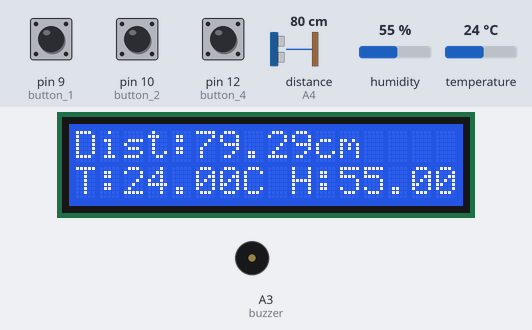
Recording of a sketch running on a simulated Arduino Uno, built with avr-gcc and run on an emulated ATmega328P. On the bench: 16×2 character LCD, buzzer (waves = sounding, pin HIGH). The inputs (shaded band) are chosen by the test bench; at power-on: pin 9 (button_1) LOW, pin 12 (button_4) LOW, distance to the obstacle (sensor on A4) 80 cm, pin 10 (button_2) LOW, humidity 55 %, temperature 24 °C. The echo pulse lasts 58.3 µs per cm; pins used as bus, display or sensor lines are not drawn; what the sketch prints to the serial monitor is not drawn.

Above: at 19.3 s.
19.4 s: pin 9 (button_1) pulled HIGH for 0.15 s
At 20.6 s:
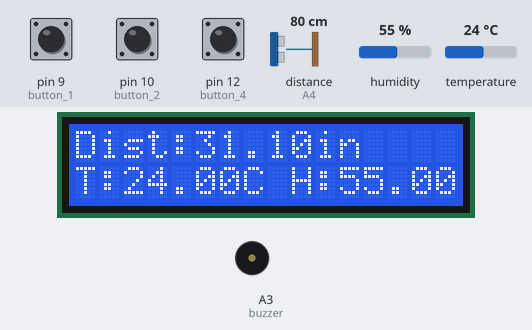
21.0 s: pin 12 (button_4) pulled HIGH for 0.15 s
At 21.8 s:
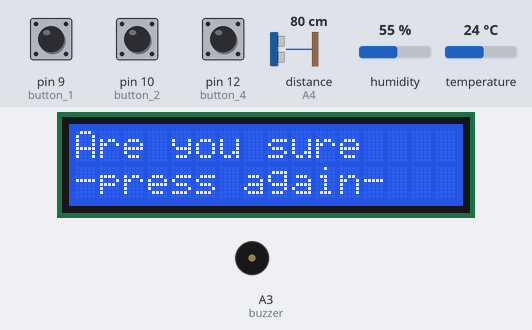
24.1 s: distance to the obstacle (sensor on A4) set to 35 cm
At 26.4 s:
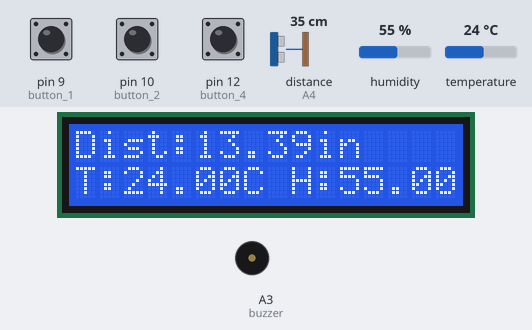
27.1 s: pin 10 (button_2) pulled HIGH for 0.15 s
28.7 s: pin 9 (button_1) pulled HIGH for 1 s
At 30.9 s:
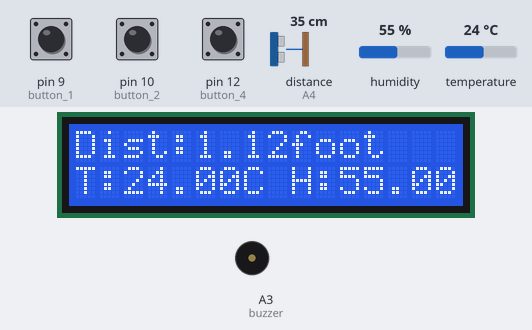
31.2 s: distance to the obstacle (sensor on A4) set to 9 cm
At 32.4 s:
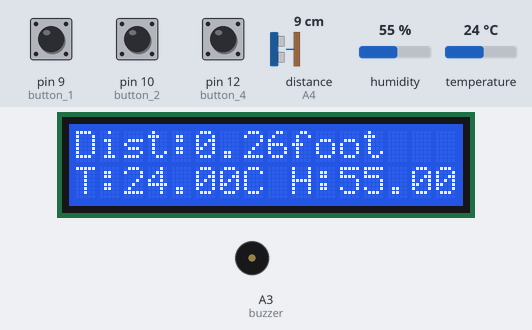
Timing chart, 0 to 34.2 s (numbered marks = the images above; inputs shaded):
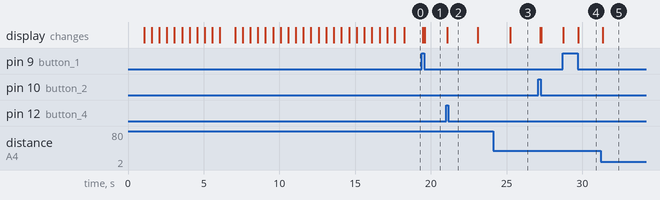

Measured:
- after the input at 19.4 s, the display: first changes after 0.06 s (image 1 shows a later state)
- after the input at 21.0 s, the display: changes after 0.09 s (image 2)
- after the input at 24.1 s, the display: changes after 1.1 s (image 3)
- after the input at 28.7 s, the display: first changes at once (image 4 shows a later state)
- after the input at 31.2 s, the display: changes after 0.14 s (image 5)

The sketch:

my_project_1.ino
```cpp
#include <LiquidCrystal.h>
#include <dht.h>

dht DHT;


const int rs = 3, en = 8, d4 = 4, d5 = 5, d6 = 6, d7 = 7;
LiquidCrystal lcd(rs, en, d4, d5, d6, d7);
#define trigPin A5 // define TrigPin
#define echoPin A4 // define EchoPin.
#define MAX_DISTANCE 250
#define DHT11_PIN 11

int button_1 =9;
int button_2 =10;
int range = 0;
int mode =0;
float calculate ;
int buzzer = A3;


int button_4 =12;


float timeOut = MAX_DISTANCE * 60;
int soundVelocity = 340;
float Distance_sonar;


float getSonar() {
  unsigned long pingTime;
  float distance;
  digitalWrite(trigPin, HIGH);
  delayMicroseconds(10);
  digitalWrite(trigPin, LOW);
  pingTime = pulseIn(echoPin, HIGH, timeOut);
  distance = (float)pingTime * soundVelocity / 2 / 10000;
  return distance;
}

void intro(){
   lcd.clear();
   lcd.setCursor(1, 0);
   lcd.write("Distance/termo");
   lcd.setCursor(3, 1);
   lcd.write("Measurer");
   delay(1000);
   for (int j = 0;j!=10;j++){
    lcd.scrollDisplayRight();
    delay(500);
    }
     lcd.clear();
      lcd.setCursor(6, 0);
     lcd.write("By");
     lcd.setCursor(0, 1);
     lcd.write("Ravi Ketan Raj");
     delay(1000);
     for (int j = 0;j!=10;j++){
          lcd.scrollDisplayRight();
          delay(500);
    }
    lcd.clear();
    lcd.setCursor(2, 0);
    for(int j=0;j!=4;j++){
      lcd.clear();
       lcd.setCursor(2, 0);
      lcd.write("Loding...");
      delay(500);
      lcd.clear();
       lcd.setCursor(2, 0);
      lcd.write("Loding..");
      delay(500);
      lcd.clear();
       lcd.setCursor(2, 0);
      lcd.write("Loding.");
      delay(500);
    }


  }
  void temp_humid (){
    int chk = DHT.read11(DHT11_PIN);
       lcd.setCursor(0, 1);
       lcd.print("T:");
       lcd.setCursor(2, 1);
       if (DHT.temperature == -999&DHT.humidity == -999){
         lcd.setCursor(0, 1);
       lcd.print("Sensor not found");
        }else{
       lcd.print(DHT.temperature);
       lcd.setCursor(7, 1);
       lcd.print("C");
        lcd.setCursor(9, 1);
       lcd.print("H:");
       lcd.setCursor(11, 1);
       lcd.print(DHT.humidity);}

    }


void setup() {
  // set up the LCD's number of columns and rows:
  lcd.begin(16, 2);


  pinMode(trigPin,OUTPUT);
  pinMode(echoPin,INPUT);
  pinMode(button_1,INPUT);
  pinMode(button_2,INPUT);
  pinMode(buzzer,OUTPUT);

  pinMode(button_4,INPUT);
  Serial.begin(9600);
  if (digitalRead(button_2)== HIGH||digitalRead(button_4)== HIGH){

    }else{
    intro();
    }
   while (digitalRead(button_4)== HIGH){
    lcd.clear();
      lcd.write("pls dont preess button");
      lcd.setCursor(0, 1);
      lcd.write("to go activate it:");
      delay(10);
    }

}

void loop() {
  delay(100);

    Distance_sonar = getSonar();

  if (digitalRead(button_2)== HIGH){
    range++;
    Serial.println("button 2 pressed");
    Serial.println(range);


    while(digitalRead(button_2)== HIGH){
      delay(5);
      lcd.clear();
      lcd.write("range:");
       lcd.setCursor(0, 1);
       lcd.print(range);
       lcd.print("cm");


      }

    if ( mode ==4){
        mode = 0;
      }
    }
  if (digitalRead(button_1)== HIGH){
    mode++;
    Serial.println("button 1 pressed");
    Serial.println(mode);


    while(digitalRead(button_1)== HIGH){
      delay(5);
      lcd.clear();
      lcd.write("changed unit");
      lcd.setCursor(0, 1);
      lcd.write("Distance");

      }

    if ( mode ==4){
        mode = 0;
      }
    }


lcd.clear();

  if ( mode == 0){

    lcd.write("Dist:");

    lcd.setCursor(5, 0);
    lcd.print(Distance_sonar);
    lcd.print("cm");
  }else if (mode == 1){

    lcd.write("Dist:");
    int sonar_value = Distance_sonar;
    calculate = sonar_value/2.54;
      lcd.setCursor(5, 0);
      lcd.print(calculate);
      lcd.print("in");
    }else if (mode == 2) {

       lcd.write("Dist:");
       int sonar_value = Distance_sonar;
       calculate = sonar_value/30.48;
        lcd.setCursor(5, 0);
        lcd.print(calculate);
        lcd.print("foot");
      }else if (mode == 3) {

       lcd.write("Dist:");
       int sonar_value = Distance_sonar;
       calculate = sonar_value*10;
        lcd.setCursor(5, 0);
        lcd.print(calculate);
        lcd.print("mm");
      }

      if (Distance_sonar<range & range > 2){
        digitalWrite(buzzer,HIGH);
        lcd.clear();
        lcd.print("found an object");
        delay(10);

        }else {

          digitalWrite(buzzer,LOW);
          temp_humid ();
          }

     if (digitalRead(button_4) == HIGH){
      lcd.clear();
      lcd.print("Are you sure");
      lcd.setCursor(0,1);
      lcd.print("-press again- ");
      delay(2000);
      lcd.clear();
      lcd.print("If not want prees other button");
      delay(2000);


        if (digitalRead(button_4) == HIGH){
          manual();
          }
      }


}


void manual(){
  lcd.clear();
  lcd.setCursor(0, 0);
  lcd.print("How to use :-");
  delay(3000);
  lcd.clear();
  lcd.setCursor(0, 0);
  lcd.print("-this device is uesd");
  lcd.setCursor(0, 1);
  lcd.print("mesure distance and temprature");
  delay(3000);
  lcd.clear();
  lcd.setCursor(0, 0);
  lcd.print("It can show many unit of");
  lcd.setCursor(0, 1);
  lcd.print("distance as your like.");
  delay(3000);
  lcd.clear();
  lcd.setCursor(0, 0);
  lcd.print("to change the unit of distance");
  lcd.setCursor(0, 1);
  lcd.print("just press yellow button");
  delay(3000);
  lcd.clear();
  lcd.setCursor(0, 0);
  lcd.print("you can also set range");
  lcd.setCursor(0, 1);
  lcd.print("just press red button");
  delay(3000);
   lcd.clear();
  lcd.setCursor(0, 0);
  lcd.print("if want to see button info keep");
  lcd.setCursor(0, 1);
  lcd.print(" -press that button-");
  delay(3000);
  lcd.setCursor(0, 0);
  lcd.print("Made by:-");
  lcd.setCursor(0, 1);
  lcd.print("Ravi ketan raj");
  delay(3000);
  }
```
